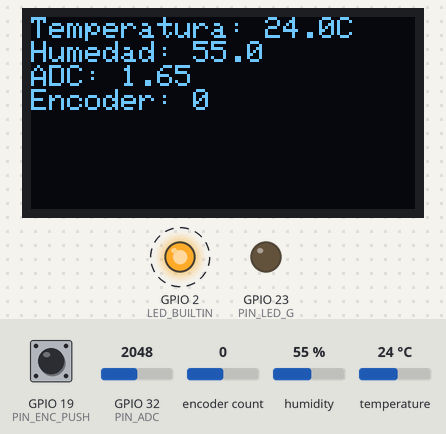
This program was run on a simulated ESP32. Shown: 128×64 one-colour display, output pins drawn as LEDs (lit = HIGH). Dashed ring = blinking. The inputs (shaded band) are chosen by the test bench; at power-on: GPIO 19 (PIN_ENC_PUSH) HIGH, encoder count 0, humidity 55 %, GPIO 32 (PIN_ADC) = 2048, temperature 24 °C (analog values on the 0–4095 scale). WiFi joins after 1.5 s; servers stay silent unless stated; storage starts empty; what the program prints to the serial monitor is not drawn.

Above: at 13.3 s.
13.4 s: GPIO 19 (PIN_ENC_PUSH) pulled LOW for 0.15 s
At 13.86 s:
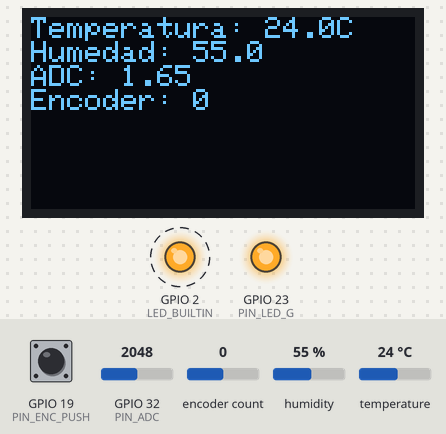
14.1 s: encoder count set to 1
At 14.54 s:
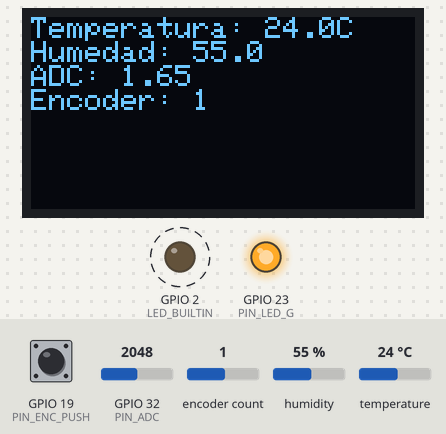
15.7 s: humidity set to 22 %
At 16.82 s:
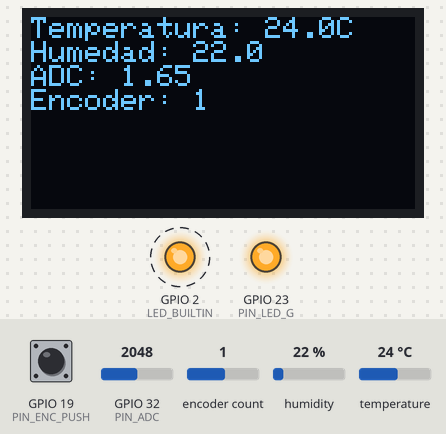
17.7 s: GPIO 32 (PIN_ADC) set to 2866
At 18.33 s:
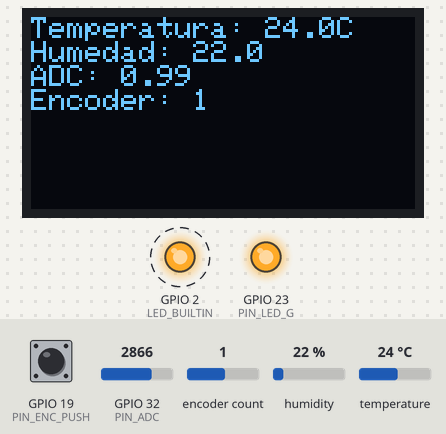
19.2 s: temperature set to 12 °C
At 20.86 s:
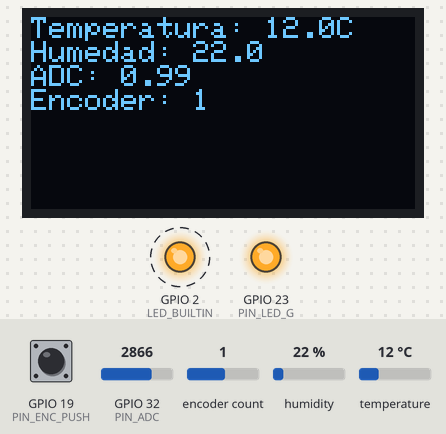
21.7 s: encoder count set to 2
At 22.38 s:
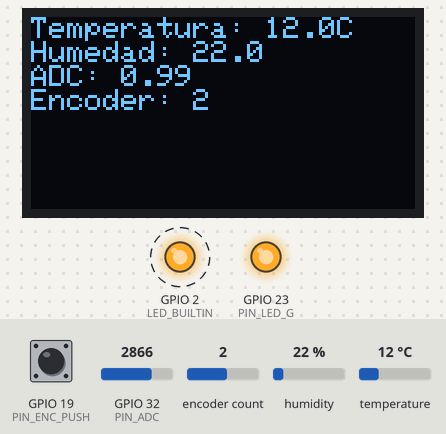
Timing chart, 0 to 24.3 s (numbered marks = the images above; inputs shaded):
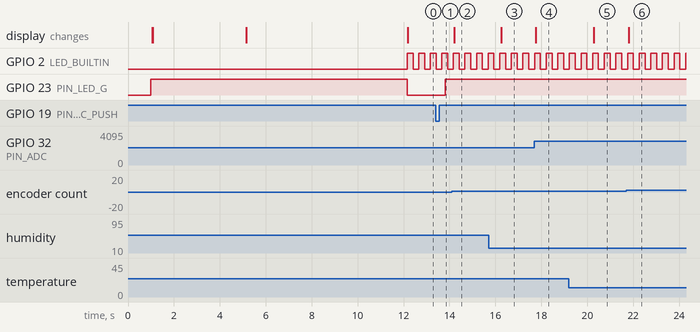

Measured:
- after the input at 13.4 s, GPIO 23 (PIN_LED_G): LOW → HIGH after 0.41 s
- after the input at 14.1 s, the display: changes after 0.12 s (image 2)
- after the input at 15.7 s, the display: changes after 0.54 s (image 3)
- after the input at 17.7 s, the display: changes after 0.06 s (image 4)
- after the input at 19.2 s, the display: changes after 1.1 s (image 5)
- after the input at 21.7 s, the display: changes after 0.11 s (image 6)
- by itself, GPIO 2 (LED_BUILTIN): alternates HIGH for 0.25 s and LOW for 0.25 s

The program:

main.cpp
```cpp
#include <Arduino.h>
#include <config.h>
#include <blink.h>
// oLED Display
#include <SPI.h>
#include <Wire.h>
// Display
#include "diplaySelection.h"
#include <Adafruit_GFX.h>
#if USE_BIG_DISPLAY
  #include <Adafruit_SH110X.h>
#else
  #include <Adafruit_SSD1306.h>
#endif
// Sensor DHT11
#include "dhtSelection.h"
#include <DHT.h>
// Pulsador
#include <checkButton.h>
// Encoder
#include "ESP32Encoder.h"
// Wifi
#include "WiFi.h"
#include "ESPAsyncWebServer.h"
#include "SPIFFS.h"
// Logo UTN
#include "logo.h"

const char* ssid = "MyWiFi_S9";
const char* password = "HelpUsObiJuan";
#define CONNECT_TIME 10000

String ledState;  // Stores LED state

AsyncWebServer server(80);
blink parpadeo(LED_BUILTIN);

DHT dht(DHT_PIN, DHT_SENSOR);
//DHT dht(DHT_PIN, DHT11);
ESP32Encoder myEnc;

#if USE_BIG_DISPLAY
  Adafruit_SH1106G display = Adafruit_SH1106G(SCREEN_WIDTH, SCREEN_HEIGHT, &Wire);//, OLED_RESET);
#else
  Adafruit_SSD1306 display = Adafruit_SSD1306(SCREEN_WIDTH,SCREEN_HEIGHT, &Wire);
#endif


/* Los archivos de la página web se encuentran en la carpeta /data. Hay que subirlos manualmente */

String procesamientoFrontEnd(const String& var){

  if(var == "STATE"){
    digitalRead(PIN_LED_G) == HIGH? ledState = "ON" : ledState = "OFF";
    Serial.printf("Estado del LED: %s\n", ledState.c_str());
    return ledState;
  }
  return String();

}


void spiffsInit(){
  if(!SPIFFS.begin(true)){
    Serial.println("Error al inicializar SPIFFs. El sistema se detendra");
    while(1){
      delay(100);
    }
  }
  else{
    Serial.println("SPIFFS inicializado con exito");
    Serial.println("Listado de archivos disponibles:");
    File root = SPIFFS.open("/");
    File file = root.openNextFile();
    while(file){
      Serial.printf("Archivo: %s\n", file.name());
      file.close();
      file = root.openNextFile();
    }
    root.close();

  }

}

void spiffsCheckFiles(char * nombreArchivo){
  SPIFFS.exists(nombreArchivo)? Serial.printf("Archivo %s encontrado\n", nombreArchivo) : Serial.printf("Archivo %s no encontrado\n", nombreArchivo);

}

void wifiInit(){
  unsigned long tiempoDeInicio = millis();
  Serial.printf("Intentando conectar a la red Wifi %s...", ssid);
  WiFi.begin(ssid, password);
  while(WiFi.status() != WL_CONNECTED && (tiempoDeInicio + CONNECT_TIME > millis())){
    Serial.print(".");
    delay(1000);
  }
  if(WiFi.status() == WL_CONNECTED){
    Serial.print("\nIP del servidor:");
    Serial.println(WiFi.localIP());
  }
  else{
    Serial.println("No se pudo conectar al Wifi. Llamen a los Avengers");
  }

}

void serverInitBootstrap(){
  Serial.print("Inicializando servidor usando Boostrap Framework");
  //Ruta a index.html
  server.on("/", HTTP_GET, [](AsyncWebServerRequest *request){
    request->send(SPIFFS,"/indexWithBoostrap.html",String(), false, procesamientoFrontEnd);
  });
  server.on("/src/bootstrap.bundle.min.js", HTTP_GET, [](AsyncWebServerRequest *request){
    request->send(SPIFFS, "/src/bootstrap.bundle.min.js", "text/javascript");
  });

  server.on("/src/jquery-3.3.1.min.js", HTTP_GET, [](AsyncWebServerRequest *request){
    request->send(SPIFFS, "/src/jquery-3.6.3.min.js", "text/javascript");
  });

  server.on("/src/bootstrap.min.css", HTTP_GET, [](AsyncWebServerRequest *request){
    request->send(SPIFFS, "/src/bootstrap.min.css", "text/css");
  });

  // Ruta para encender el LED
  server.on("/on", HTTP_GET, [](AsyncWebServerRequest *request){
    digitalWrite(PIN_LED_G, HIGH);
    request->send(SPIFFS, "/indexWithBoostrap.html", String(), false,procesamientoFrontEnd);
  });

  // Ruta para apagar el LED
  server.on("/off", HTTP_GET, [](AsyncWebServerRequest *request){
    digitalWrite(PIN_LED_G, LOW);
    request->send(SPIFFS, "/indexWithBoostrap.html", String(), false,procesamientoFrontEnd);
  });

  server.begin();


}

void serverInit(){
  Serial.print("Inicializando servidor...");
  //Ruta a index.html
  server.on("/", HTTP_GET, [](AsyncWebServerRequest *request){
    request->send(SPIFFS,"/index.html",String(), false, procesamientoFrontEnd);
  });

  //Ruta a style.css
  server.on("/style.css", HTTP_GET, [](AsyncWebServerRequest * request){
    request->send(SPIFFS, "/style.css","text/css");
  });

  // Ruta para encender el LED
  server.on("/on", HTTP_GET, [](AsyncWebServerRequest *request){
    digitalWrite(PIN_LED_G, HIGH);
    request->send(SPIFFS, "/index.html", String(), false,procesamientoFrontEnd);
  });

  // Ruta para apagar el LED
  server.on("/off", HTTP_GET, [](AsyncWebServerRequest *request){
    digitalWrite(PIN_LED_G, LOW);
    request->send(SPIFFS, "/index.html", String(), false,procesamientoFrontEnd);
  });

  server.begin();
  Serial.println("listo");
}


void dhtInit(){
  dht.begin();
  float temp = dht.readTemperature();
  float hum = dht.readHumidity();
  Serial.printf("Temperatura: %d°C\tHumedad: %d%\n",
                (int)temp,
                (int)hum);
}

void displayInit(){
#if USE_BIG_DISPLAY
  display.begin(I2C_ADDRESS, true); // Address 0x3C default
#else
  display.begin(SSD1306_SWITCHCAPVCC, I2C_ADDRESS);
#endif
  //display.begin()
  display.clearDisplay();
  display.setTextSize(1);
#if USE_BIG_DISPLAY
  display.setTextColor(SH110X_WHITE);
#else
  display.setTextColor(SSD1306_WHITE);
#endif
  display.setCursor(0,0);
  display.println(F("Hola Mundo!"));
  display.println(F("Datos de Compilacion:"));
  display.printf("Fecha %s\n",__DATE__);
  display.printf("Hora: %s\n",__TIME__);
  display.display();
}

void displayLogo(){
  display.clearDisplay();
  USE_BIG_DISPLAY == true? display.drawBitmap(0, 0, logo_UTN_128x64, 126, 126, 1): display.drawBitmap(0, 0, logo_UTN_128x32, 126, 126, 1);

  display.display();
  delay(2000);

}

void displayWiFi(){
  display.clearDisplay();
  display.setCursor(0,0);
  if(WiFi.status() == WL_CONNECTED){
    display.println(F("Conectado al Wifi"));
    display.println(F("IP:"));
    display.println(WiFi.localIP());

  }
  else{
    display.println(F("No se pudo conectar a WiFi"));
  }
  display.display();

}

void myEncInit(){
  myEnc.attachSingleEdge(PIN_ENC_A, PIN_ENC_B);
  myEnc.setCount(0);
}

void displayUpdateAndShow(unsigned long interval, int cuenta, float valorADC)
{
	static unsigned long previousMillis = 0;        // will store last time LED was updated
	//const long interval = 1000;           // interval at which to blink (milliseconds)
	unsigned long currentMillis = millis();
	static bool estadoPin=false;

	if(currentMillis - previousMillis > interval)
	{
		previousMillis = currentMillis;
    display.clearDisplay();
    display.setCursor(0,0);
    display.printf("Temperatura: %.1fC\nHumedad: %.1f\nADC: %.2f\nEncoder: %d\n",
                    dht.readTemperature(),
                    dht.readHumidity(),
                    valorADC,
                    cuenta);
    display.display();
	}

}

void setup() {
  delay(1000);
  Serial.begin(BAUDRATE);
  Serial.println(F("Hola Mundo!"));
  Serial.println(F("Hardware Test"));
  Serial.println(F("Iniciando Led"));
  parpadeo.init();
  parpadeo.off();
  Serial.println(F("Iniciando Entradas Digitales"));
  pinMode(PIN_ENC_PUSH,INPUT_PULLUP);
  pinMode(PIN_LED_G, OUTPUT);
  digitalWrite(PIN_LED_G, HIGH);
  Serial.println(F("Iniciando Display"));
  displayInit();
  displayLogo();
  DHT_SENSOR == DHT22? Serial.println(F("Iniciando DHT22")): Serial.println(F("Iniciando DHT11"));
  dhtInit();
  Serial.println(F("Configurando ADC..."));
  analogReadResolution(12);
  Serial.println(F("Inicializando Encoder"));
  myEncInit();
  Serial.println(F("Inicializando SPIFFS"));
  spiffsInit();
  Serial.println(F("Inicializando WiFi"));
  wifiInit();
  displayWiFi();
  delay(2000);
  if (!digitalRead(PIN_ENC_PUSH)){
    Serial.println("Usando servidor con Boostrap Framework");
    serverInitBootstrap();
  }
  else{
    Serial.println("Usando servidor sin Boostrap");
    serverInit();

  }


  Serial.println(F("Setup Terminado"));
  Serial.println(F("PINOUT: https://www.mischianti.org/2021/02/17/doit-esp32-dev-kit-v1-high-resolution-pinout-and-specs/"));
  delay(5000);
  digitalWrite(PIN_LED_G, LOW);
}

void loop() {
  int cuenta =myEnc.getCount();
  float valorADC = (float) map(analogRead(PIN_ADC),0 ,4095, 4095, 0) * 3.3 / 4095.0;
  parpadeo.update(BLINK_OK);
  int pulsador = checkButton(PIN_ENC_PUSH);
  if (pulsador !=0) Serial.printf("Valor del pulsador: %d\n", pulsador);
  if( pulsador !=0) digitalWrite(PIN_LED_G, !digitalRead(PIN_LED_G));
  displayUpdateAndShow(100, cuenta, valorADC);

}
```

blink.cpp
```cpp
#include "blink.h"

blink::blink(int pin)
{
	this->pin=pin;
	init();
}

void blink::init()
{
	pinMode(pin,OUTPUT);
}


void blink::update(unsigned long interval)
{
	static unsigned long previousMillis = 0;        // will store last time LED was updated
	//const long interval = 1000;           // interval at which to blink (milliseconds)
	unsigned long currentMillis = millis();
	static bool estadoPin=false;

	if(currentMillis - previousMillis > interval)
	{
		previousMillis = currentMillis;
		estadoPin==false? estadoPin=true : estadoPin=false;
		digitalWrite(pin, estadoPin);
	}

}
void blink::on(){
  digitalWrite(pin, HIGH);
}

void blink::off(){
  digitalWrite(pin, LOW);
}
```

blink.h
```cpp
#ifndef BLINK_H
#define BLINK_H

#include <Arduino.h>

class blink
{
    private:
        int pin;
        unsigned long interval;
    public:
    blink(int pin);
    void init();
    void update(unsigned long interval);
    void on();
    void off();

};

#endif
```

checkButton.h
```cpp
#include <Arduino.h>
#pragma once
//=================== VARIABLES DE LA FUNCION CHECKBUTTON ==========//
// Button timing variables
const int debounce = 20; // ms debounce period to prevent flickering when pressing or releasing the button
static int DCgap = 250; // max ms between clicks for a double click event
static int holdTime = 2000; // ms hold period: how long to wait for press+hold event
static int longHoldTime = 5000; // ms long hold period: how long to wait for press+hold event

// Other button variables
bool buttonVal = true; // value read from button
bool buttonLast = true; // buffered value of the button's previous state
bool DCwaiting = false; // whether we're waiting for a double click (down)
bool DConUp = false; // whether to register a double click on next release, or whether to wait and click
bool singleOK = true; // whether it's OK to do a single click
long downTime = -1; // time the button was pressed down
long upTime = -1; // time the button was released
bool ignoreUp = false; // whether to ignore the button release because the click+hold was triggered
bool waitForUp = false; // when held, whether to wait for the up event
bool holdEventPast = false; // whether or not the hold event happened already
bool longHoldEventPast = false;// whether or not the long hold event happened already
//=================== FIN VARIABLES DE LA FUNCION CHECKBUTTON ==========//

const int CLICK=1;
const int DOUBLE_CLICK=2;
const int HOLD=3;
const int LONG_HOLD=4;


/*
La función checkButton devuelve:
0: sin click
1: click
2: Doble click
3: click largo
4: click muy largo

*/
// AGREGAR ESTAS CONSTANTES EN EL ARCHIVO PRINCIPAL
/*
const int CLICK=1;
const int DOUBLE_CLICK=2;
const int HOLD=3;
const int LONG_HOLD=4;
*/

int checkButton(int PinSelect)
{


	int event = 0;
	// Read the state of the button
	buttonVal = digitalRead(PinSelect);
	// Button pressed down
	if (buttonVal == LOW && buttonLast == HIGH && (millis() - upTime) > debounce) {
		downTime = millis();
		ignoreUp = false;
		waitForUp = false;
		singleOK = true;
		holdEventPast = false;
		longHoldEventPast = false;
		if ((millis()-upTime) < DCgap && DConUp == false && DCwaiting == true) DConUp = true;
		else DConUp = false;
		DCwaiting = false;
	}
	// Button released
	else if (buttonVal == HIGH && buttonLast == LOW && (millis() - downTime) > debounce) {
		if (not ignoreUp) {
			upTime = millis();
			if (DConUp == false) DCwaiting = true;
			else {
				//event = 2;
				event = DOUBLE_CLICK;
				DConUp = false;
				DCwaiting = false;
				singleOK = false;
			}
		}
	}
	// Test for normal click event: DCgap expired
	if ( buttonVal == HIGH && (millis()-upTime) >= DCgap && DCwaiting == true && DConUp == false && singleOK == true) {
		//event = 1;
		event = CLICK;
		DCwaiting = false;
	}
	// Test for hold
	if (buttonVal == LOW && (millis() - downTime) >= holdTime) {
		// Trigger "normal" hold
		if (not holdEventPast) {
			//event = 3;
			event = HOLD;
			waitForUp = true;
			ignoreUp = true;
			DConUp = false;
			DCwaiting = false;
			//downTime = millis();
			holdEventPast = true;
		}
		// Trigger "long" hold
		if ((millis() - downTime) >= longHoldTime) {
			if (not longHoldEventPast) {
				//event = 4;
				event = LONG_HOLD;
				longHoldEventPast = true;
			}
		}
	}
	buttonLast = buttonVal;
	return event;
}
```

dhtSelection.h
```cpp
#define DHT_SENSOR DHT22
//define DHT_SENSOR DHT11
```

diplaySelection.h
```cpp
// Usar estas variable para elegir entre los dos displays disponibles.
// El display de 0.96" usa el driver SSD1306.
// El display de 1.3" usa el driver SH110X.

#define USE_BIG_DISPLAY true

const int I2C_ADDRESS = 0x3C;
// OLED
const int SCREEN_WIDTH = 128; // OLED display width, in pixels
#if USE_BIG_DISPLAY
    const int SCREEN_HEIGHT = 64;
#else
    const int SCREEN_HEIGHT = 32; // OLED display height, in pixels
#endif
```

config.h
```cpp
#include <Arduino.h>
#pragma once

// BAUDRATE
const long BAUDRATE = 115200;

// PARPADEO
const int BLINK_OK = 250;


#define LINEA_BLANCO  F("                    ")

// PINOUT
// PINOUT
const int DHT_PIN = GPIO_NUM_33;        // ADC1_5
const int PIN_ADC = GPIO_NUM_32;        // ADC1_4
const int PIN_ENC_A = GPIO_NUM_18;      //
const int PIN_ENC_B = GPIO_NUM_5;       //
const int PIN_ENC_PUSH = GPIO_NUM_19;   //
const int PIN_LED_G = GPIO_NUM_23;      //
//const int PIN_LED_G = GPIO_NUM_1;       // TX0!, mejor no usar.
//const int PIN_SERVO_1 = GPIO_NUM_4;   // ADC2_0
//const int PIN_SERVO_2 = GPIO_NUM_15;  // ADC2_3
//const int PIN_SERVO_3 = GPIO_NUM_13;  // ADC2_4
//const int PIN_SERVO_4 = GPIO_NUM_12;  // ADC2_5
//const int PIN_SERVO_5 = GPIO_NUM_14;  // ADC2_6

/* NO ES POSIBLE USAR WIFI Y SERVOS AL MISMO TIEMPO*/
```

Source omitted: logo.h (data table, 9609 bytes)
